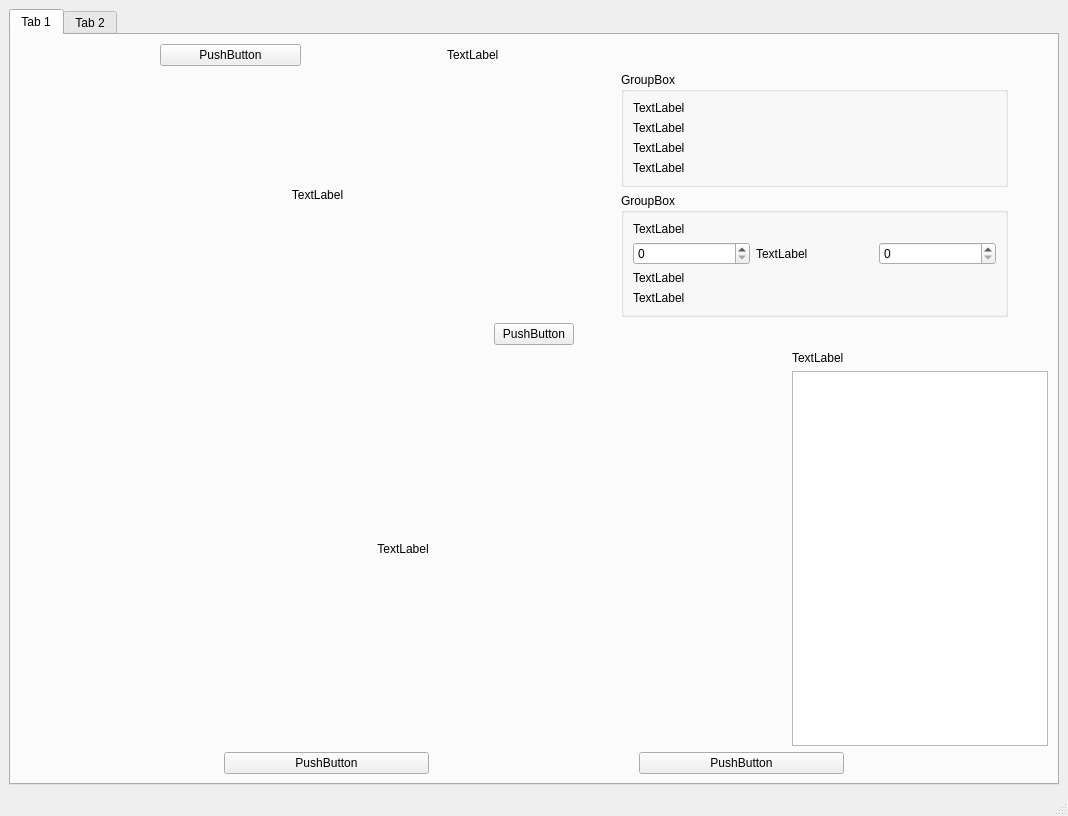
<?xml version="1.0" encoding="UTF-8"?>
<ui version="4.0">
 <class>MainWindow</class>
 <widget class="QMainWindow" name="MainWindow">
  <property name="geometry">
   <rect>
    <x>0</x>
    <y>0</y>
    <width>1068</width>
    <height>816</height>
   </rect>
  </property>
  <property name="windowTitle">
   <string>MainWindow</string>
  </property>
  <widget class="QWidget" name="centralwidget">
   <layout class="QHBoxLayout" name="horizontalLayout_12">
    <item>
     <widget class="QTabWidget" name="tabWidget">
      <property name="currentIndex">
       <number>0</number>
      </property>
      <widget class="QWidget" name="tab_rgb565Generator">
       <attribute name="title">
        <string>Tab 1</string>
       </attribute>
       <layout class="QVBoxLayout" name="verticalLayout_3">
        <item>
         <layout class="QHBoxLayout" name="LayoutWskazywanieSciezki" stretch="1,1,1,4,0">
          <item>
           <spacer name="horizontalSpacer_6">
            <property name="orientation">
             <enum>Qt::Orientation::Horizontal</enum>
            </property>
            <property name="sizeHint" stdset="0">
             <size>
              <width>40</width>
              <height>20</height>
             </size>
            </property>
           </spacer>
          </item>
          <item>
           <widget class="QPushButton" name="pushButtonWskazanieSciezki">
            <property name="text">
             <string>PushButton</string>
            </property>
           </widget>
          </item>
          <item>
           <spacer name="horizontalSpacer">
            <property name="orientation">
             <enum>Qt::Orientation::Horizontal</enum>
            </property>
            <property name="sizeHint" stdset="0">
             <size>
              <width>40</width>
              <height>20</height>
             </size>
            </property>
           </spacer>
          </item>
          <item>
           <widget class="QLabel" name="labelWskazanaSciezka">
            <property name="text">
             <string>TextLabel</string>
            </property>
           </widget>
          </item>
          <item>
           <spacer name="horizontalSpacer_7">
            <property name="orientation">
             <enum>Qt::Orientation::Horizontal</enum>
            </property>
            <property name="sizeHint" stdset="0">
             <size>
              <width>40</width>
              <height>20</height>
             </size>
            </property>
           </spacer>
          </item>
         </layout>
        </item>
        <item>
         <layout class="QHBoxLayout" name="horizontalLayout_2" stretch="0,4,0,3,0">
          <item>
           <spacer name="horizontalSpacer_8">
            <property name="orientation">
             <enum>Qt::Orientation::Horizontal</enum>
            </property>
            <property name="sizeHint" stdset="0">
             <size>
              <width>40</width>
              <height>20</height>
             </size>
            </property>
           </spacer>
          </item>
          <item>
           <widget class="QLabel" name="labelPodgladObrazka">
            <property name="layoutDirection">
             <enum>Qt::LayoutDirection::LeftToRight</enum>
            </property>
            <property name="text">
             <string>TextLabel</string>
            </property>
            <property name="alignment">
             <set>Qt::AlignmentFlag::AlignCenter</set>
            </property>
           </widget>
          </item>
          <item>
           <spacer name="horizontalSpacer_2">
            <property name="orientation">
             <enum>Qt::Orientation::Horizontal</enum>
            </property>
            <property name="sizeHint" stdset="0">
             <size>
              <width>40</width>
              <height>20</height>
             </size>
            </property>
           </spacer>
          </item>
          <item>
           <layout class="QVBoxLayout" name="verticalLayout_2">
            <item>
             <widget class="QGroupBox" name="groupBoxAktualneParametry">
              <property name="title">
               <string>GroupBox</string>
              </property>
              <layout class="QVBoxLayout" name="verticalLayout_4">
               <item>
                <widget class="QLabel" name="labelCurrResName">
                 <property name="text">
                  <string>TextLabel</string>
                 </property>
                </widget>
               </item>
               <item>
                <widget class="QLabel" name="labelCurrResVal">
                 <property name="text">
                  <string>TextLabel</string>
                 </property>
                </widget>
               </item>
               <item>
                <widget class="QLabel" name="labelCurrFormatName">
                 <property name="text">
                  <string>TextLabel</string>
                 </property>
                </widget>
               </item>
               <item>
                <widget class="QLabel" name="labelCurrFormatVal">
                 <property name="text">
                  <string>TextLabel</string>
                 </property>
                </widget>
               </item>
              </layout>
             </widget>
            </item>
            <item>
             <widget class="QGroupBox" name="groupBoxNoweParametry">
              <property name="title">
               <string>GroupBox</string>
              </property>
              <layout class="QVBoxLayout" name="verticalLayout_5">
               <item>
                <widget class="QLabel" name="labelNewResName">
                 <property name="text">
                  <string>TextLabel</string>
                 </property>
                </widget>
               </item>
               <item>
                <layout class="QHBoxLayout" name="horizontalLayout">
                 <item>
                  <widget class="QSpinBox" name="spinBoxNewResWidth">
                   <property name="maximum">
                    <number>4000</number>
                   </property>
                  </widget>
                 </item>
                 <item>
                  <widget class="QLabel" name="labelNewResX">
                   <property name="text">
                    <string>TextLabel</string>
                   </property>
                  </widget>
                 </item>
                 <item>
                  <widget class="QSpinBox" name="spinBoxNewResHeight">
                   <property name="maximum">
                    <number>4000</number>
                   </property>
                  </widget>
                 </item>
                </layout>
               </item>
               <item>
                <widget class="QLabel" name="labelNewFormatName">
                 <property name="text">
                  <string>TextLabel</string>
                 </property>
                </widget>
               </item>
               <item>
                <widget class="QLabel" name="labelNewFormatVal">
                 <property name="text">
                  <string>TextLabel</string>
                 </property>
                </widget>
               </item>
              </layout>
             </widget>
            </item>
           </layout>
          </item>
          <item>
           <spacer name="horizontalSpacer_9">
            <property name="orientation">
             <enum>Qt::Orientation::Horizontal</enum>
            </property>
            <property name="sizeHint" stdset="0">
             <size>
              <width>40</width>
              <height>20</height>
             </size>
            </property>
           </spacer>
          </item>
         </layout>
        </item>
        <item>
         <layout class="QHBoxLayout" name="horizontalLayout_5">
          <item>
           <spacer name="horizontalSpacer_10">
            <property name="orientation">
             <enum>Qt::Orientation::Horizontal</enum>
            </property>
            <property name="sizeHint" stdset="0">
             <size>
              <width>40</width>
              <height>20</height>
             </size>
            </property>
           </spacer>
          </item>
          <item>
           <widget class="QPushButton" name="pushButtonPrzeskaluj">
            <property name="text">
             <string>PushButton</string>
            </property>
           </widget>
          </item>
          <item>
           <spacer name="horizontalSpacer_11">
            <property name="orientation">
             <enum>Qt::Orientation::Horizontal</enum>
            </property>
            <property name="sizeHint" stdset="0">
             <size>
              <width>40</width>
              <height>20</height>
             </size>
            </property>
           </spacer>
          </item>
         </layout>
        </item>
        <item>
         <layout class="QHBoxLayout" name="horizontalLayout_4" stretch="0,2,0,0">
          <item>
           <spacer name="horizontalSpacer_12">
            <property name="orientation">
             <enum>Qt::Orientation::Horizontal</enum>
            </property>
            <property name="sizeHint" stdset="0">
             <size>
              <width>40</width>
              <height>20</height>
             </size>
            </property>
           </spacer>
          </item>
          <item>
           <widget class="QLabel" name="labelPodgladPoPrzeskalowaniu">
            <property name="layoutDirection">
             <enum>Qt::LayoutDirection::RightToLeft</enum>
            </property>
            <property name="text">
             <string>TextLabel</string>
            </property>
            <property name="alignment">
             <set>Qt::AlignmentFlag::AlignCenter</set>
            </property>
           </widget>
          </item>
          <item>
           <spacer name="horizontalSpacer_13">
            <property name="orientation">
             <enum>Qt::Orientation::Horizontal</enum>
            </property>
            <property name="sizeHint" stdset="0">
             <size>
              <width>40</width>
              <height>20</height>
             </size>
            </property>
           </spacer>
          </item>
          <item>
           <layout class="QVBoxLayout" name="verticalLayout" stretch="0,5">
            <item>
             <widget class="QLabel" name="labelEnterArrayName">
              <property name="text">
               <string>TextLabel</string>
              </property>
             </widget>
            </item>
            <item>
             <widget class="QTextEdit" name="textEditArrayNameVal"/>
            </item>
           </layout>
          </item>
         </layout>
        </item>
        <item>
         <layout class="QHBoxLayout" name="horizontalLayout_3" stretch="1,1,1,1,1">
          <item>
           <spacer name="horizontalSpacer_3">
            <property name="orientation">
             <enum>Qt::Orientation::Horizontal</enum>
            </property>
            <property name="sizeHint" stdset="0">
             <size>
              <width>40</width>
              <height>20</height>
             </size>
            </property>
           </spacer>
          </item>
          <item>
           <widget class="QPushButton" name="pushButtonZapisz">
            <property name="text">
             <string>PushButton</string>
            </property>
           </widget>
          </item>
          <item>
           <spacer name="horizontalSpacer_4">
            <property name="orientation">
             <enum>Qt::Orientation::Horizontal</enum>
            </property>
            <property name="sizeHint" stdset="0">
             <size>
              <width>40</width>
              <height>20</height>
             </size>
            </property>
           </spacer>
          </item>
          <item>
           <widget class="QPushButton" name="pushButtonGenerujRGB565">
            <property name="text">
             <string>PushButton</string>
            </property>
           </widget>
          </item>
          <item>
           <spacer name="horizontalSpacer_5">
            <property name="orientation">
             <enum>Qt::Orientation::Horizontal</enum>
            </property>
            <property name="sizeHint" stdset="0">
             <size>
              <width>40</width>
              <height>20</height>
             </size>
            </property>
           </spacer>
          </item>
         </layout>
        </item>
       </layout>
      </widget>
      <widget class="QWidget" name="tab_ttfFontConvertion">
       <attribute name="title">
        <string>Tab 2</string>
       </attribute>
       <layout class="QVBoxLayout" name="verticalLayout_6">
        <item>
         <widget class="QFrame" name="frame_3">
          <property name="frameShape">
           <enum>QFrame::Shape::StyledPanel</enum>
          </property>
          <property name="frameShadow">
           <enum>QFrame::Shadow::Raised</enum>
          </property>
          <layout class="QVBoxLayout" name="verticalLayout_9">
           <item>
            <layout class="QHBoxLayout" name="horizontalLayout_6" stretch="0,2,4">
             <item>
              <widget class="QPushButton" name="pushButton_BrowseFont">
               <property name="text">
                <string>PushButton</string>
               </property>
              </widget>
             </item>
             <item>
              <spacer name="horizontalSpacer_15">
               <property name="orientation">
                <enum>Qt::Orientation::Horizontal</enum>
               </property>
               <property name="sizeHint" stdset="0">
                <size>
                 <width>40</width>
                 <height>20</height>
                </size>
               </property>
              </spacer>
             </item>
             <item>
              <widget class="QLabel" name="label_fontPath">
               <property name="text">
                <string>TextLabel</string>
               </property>
              </widget>
             </item>
            </layout>
           </item>
           <item>
            <layout class="QHBoxLayout" name="horizontalLayout_7" stretch="1,0,1">
             <item>
              <widget class="QFrame" name="frame">
               <property name="frameShape">
                <enum>QFrame::Shape::StyledPanel</enum>
               </property>
               <property name="frameShadow">
                <enum>QFrame::Shadow::Raised</enum>
               </property>
               <layout class="QVBoxLayout" name="verticalLayout_10" stretch="0,1">
                <item>
                 <widget class="QLabel" name="label_fontPreviewTitle">
                  <property name="text">
                   <string>TextLabel</string>
                  </property>
                 </widget>
                </item>
                <item>
                 <widget class="QFrame" name="frame_4">
                  <property name="layoutDirection">
                   <enum>Qt::LayoutDirection::LeftToRight</enum>
                  </property>
                  <property name="frameShape">
                   <enum>QFrame::Shape::StyledPanel</enum>
                  </property>
                  <property name="frameShadow">
                   <enum>QFrame::Shadow::Raised</enum>
                  </property>
                  <layout class="QVBoxLayout" name="verticalLayout_8">
                   <item>
                    <widget class="QLabel" name="label_fontPreviewImage">
                     <property name="text">
                      <string>TextLabel</string>
                     </property>
                     <property name="alignment">
                      <set>Qt::AlignmentFlag::AlignCenter</set>
                     </property>
                    </widget>
                   </item>
                  </layout>
                 </widget>
                </item>
               </layout>
              </widget>
             </item>
             <item>
              <spacer name="horizontalSpacer_14">
               <property name="orientation">
                <enum>Qt::Orientation::Horizontal</enum>
               </property>
               <property name="sizeHint" stdset="0">
                <size>
                 <width>40</width>
                 <height>20</height>
                </size>
               </property>
              </spacer>
             </item>
             <item>
              <widget class="QFrame" name="frame_2">
               <property name="frameShape">
                <enum>QFrame::Shape::StyledPanel</enum>
               </property>
               <property name="frameShadow">
                <enum>QFrame::Shadow::Raised</enum>
               </property>
               <layout class="QVBoxLayout" name="verticalLayout_7">
                <item>
                 <widget class="QLabel" name="label_enterFontNameTitle">
                  <property name="text">
                   <string>TextLabel</string>
                  </property>
                 </widget>
                </item>
                <item>
                 <widget class="QTextEdit" name="textEdit_enterFontName"/>
                </item>
                <item>
                 <layout class="QHBoxLayout" name="horizontalLayout_9">
                  <item>
                   <widget class="QLabel" name="label_fontSize">
                    <property name="text">
                     <string>TextLabel</string>
                    </property>
                   </widget>
                  </item>
                  <item>
                   <widget class="QSpinBox" name="spinBox_fontSize"/>
                  </item>
                 </layout>
                </item>
                <item>
                 <layout class="QHBoxLayout" name="horizontalLayout_10">
                  <item>
                   <widget class="QLabel" name="label_fontWidthTitle">
                    <property name="text">
                     <string>TextLabel</string>
                    </property>
                   </widget>
                  </item>
                  <item>
                   <widget class="QLabel" name="label_fontWidthVal">
                    <property name="text">
                     <string>TextLabel</string>
                    </property>
                   </widget>
                  </item>
                 </layout>
                </item>
                <item>
                 <layout class="QHBoxLayout" name="horizontalLayout_11">
                  <item>
                   <widget class="QLabel" name="label_fontHeightTitle">
                    <property name="text">
                     <string>TextLabel</string>
                    </property>
                   </widget>
                  </item>
                  <item>
                   <widget class="QLabel" name="label_fontHeightVal">
                    <property name="text">
                     <string>TextLabel</string>
                    </property>
                   </widget>
                  </item>
                 </layout>
                </item>
               </layout>
              </widget>
             </item>
            </layout>
           </item>
           <item>
            <layout class="QHBoxLayout" name="horizontalLayout_8">
             <item>
              <spacer name="horizontalSpacer_16">
               <property name="orientation">
                <enum>Qt::Orientation::Horizontal</enum>
               </property>
               <property name="sizeHint" stdset="0">
                <size>
                 <width>40</width>
                 <height>20</height>
                </size>
               </property>
              </spacer>
             </item>
             <item>
              <widget class="QPushButton" name="pushButton_generateFont">
               <property name="text">
                <string>PushButton</string>
               </property>
              </widget>
             </item>
             <item>
              <spacer name="horizontalSpacer_17">
               <property name="orientation">
                <enum>Qt::Orientation::Horizontal</enum>
               </property>
               <property name="sizeHint" stdset="0">
                <size>
                 <width>40</width>
                 <height>20</height>
                </size>
               </property>
              </spacer>
             </item>
            </layout>
           </item>
          </layout>
         </widget>
        </item>
        <item>
         <spacer name="verticalSpacer">
          <property name="orientation">
           <enum>Qt::Orientation::Vertical</enum>
          </property>
          <property name="sizeHint" stdset="0">
           <size>
            <width>20</width>
            <height>289</height>
           </size>
          </property>
         </spacer>
        </item>
       </layout>
      </widget>
     </widget>
    </item>
   </layout>
  </widget>
  <widget class="QMenuBar" name="menubar">
   <property name="geometry">
    <rect>
     <x>0</x>
     <y>0</y>
     <width>1068</width>
     <height>22</height>
    </rect>
   </property>
  </widget>
  <widget class="QStatusBar" name="statusbar"/>
 </widget>
 <resources/>
 <connections/>
</ui>
